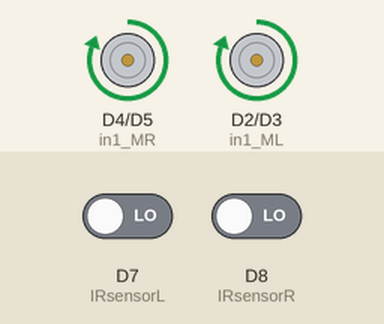
A sketch run on a simulated ESP8266 (NodeMCU). Shown: motor-driver pin pairs drawn as motors (green arrow = first pin HIGH = forward, orange = second pin HIGH = backward, longer = more drive, scaled by the enable pin). The test bench sets the inputs (shaded band); at power-on: D7 (IRsensorL) LOW, D8 (IRsensorR) LOW.

Above: at 1.2 s.
1.3 s: D7 (IRsensorL) driven HIGH
At 2.1 s:
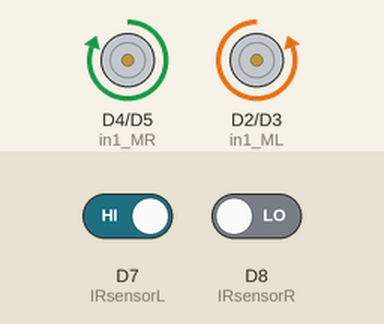
2.8 s: D8 (IRsensorR) driven HIGH
At 3.2 s:
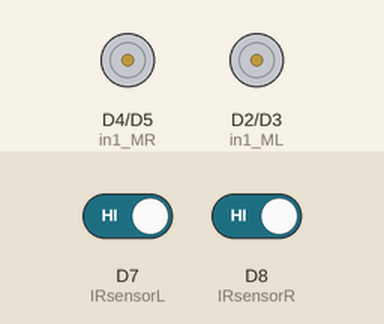
4.3 s: D7 (IRsensorL) driven LOW
At 5.5 s:
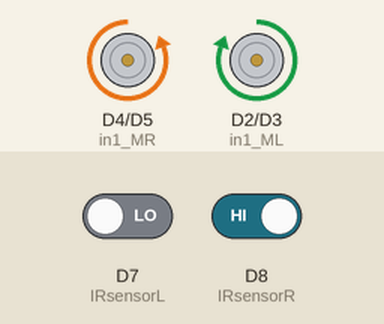
5.8 s: D8 (IRsensorR) driven LOW
At 6.7 s:
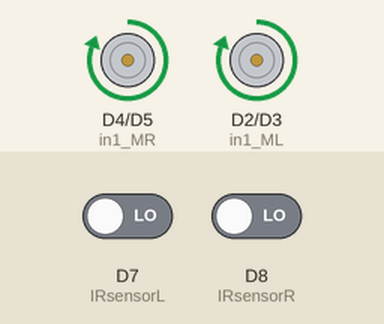
Timing chart, 0 to 8.3 s (numbered marks = the images above; inputs shaded):
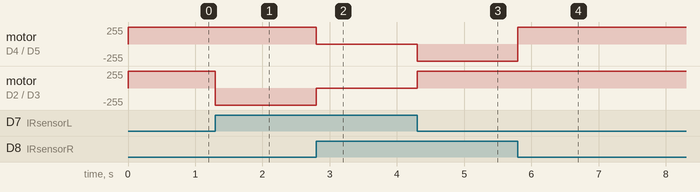

Measured:
- after the input at 1.3 s, motor on D2 (in1_ML) / D3 (in2_ML): forward 255/255 → backward 255/255 at once
- after the input at 2.8 s, motor on D4 (in1_MR) / D5 (in2_MR): forward 255/255 → stopped at once; motor on D2 (in1_ML) / D3 (in2_ML): backward 255/255 → stopped at once
- after the input at 4.3 s, motor on D4 (in1_MR) / D5 (in2_MR): stopped → backward 255/255 at once; motor on D2 (in1_ML) / D3 (in2_ML): stopped → forward 255/255 at once
- after the input at 5.8 s, motor on D4 (in1_MR) / D5 (in2_MR): backward 255/255 → forward 255/255 at once

The sketch:

Lab_7.2_solo.ino
```cpp
//#define BLYNK_TEMPLATE_ID "TMPLENiWR3X9"
//#define BLYNK_DEVICE_NAME "Supapon Quickstart Template"
//#define BLYNK_AUTH_TOKEN "UaVXsZNtzaFljyeXV-cJ52oEKgxQ5oJ9"
//
//#define BLYNK_TEMPLATE_ID "TMPLMAaYpiUk"
//#define BLYNK_DEVICE_NAME "SiripatsayaQuickstart Template"
//#define BLYNK_AUTH_TOKEN "e8w_d629E_9kVBSTpgpJECXnAdlesMhM"

#define BLYNK_TEMPLATE_ID "TMPLW6KvHQY_"
#define BLYNK_DEVICE_NAME "BlinkYears3"
#define BLYNK_AUTH_TOKEN "WrlqJJWkOhR_sFp2W2STg5THHc6zZhtv"

#define ADCPin A0
int ADCValue;
#define PWM_ML D1
#define in1_ML D2
#define in2_ML D3
#define in1_MR D4
#define in2_MR D5
#define PWM_MR D6
#define IRsensorL D7
#define IRsensorR D8
int Speed = 850;
int LsensorValue,RsensorValue;
#define BLYNK_PRINT Serial
#include <ESP8266WiFi.h>
#include <BlynkSimpleEsp8266.h>
char auth[] = "WrlqJJWkOhR_sFp2W2STg5THHc6zZhtv";
char ssid[] = "TOT_2.4 G";
char pass[] = "024967892";


void setup(){
  pinMode(PWM_ML, OUTPUT);
  pinMode(in1_ML , OUTPUT);
  pinMode(in2_ML , OUTPUT);
  pinMode(PWM_MR , OUTPUT);
  pinMode(in1_MR , OUTPUT);
  pinMode(in2_MR , OUTPUT);
  pinMode(IRsensorL , INPUT);
  pinMode(IRsensorR , INPUT);

}

void loop(){

  LsensorValue = digitalRead(IRsensorL);
  RsensorValue = digitalRead(IRsensorR);
  if(LsensorValue ==1 && RsensorValue ==0){
    TurnLeft();
  }
  else if(LsensorValue ==0 && RsensorValue ==1){
    TurnRight();
  }
   else if(LsensorValue ==0 && RsensorValue ==0){
    ForWard();
  }
  else{
    Stop();
  }

}

void ForWard()
{
  //เดินหน้า
  //สั้งให้มอเตอร์ขวา เดินหน้า
  digitalWrite(in1_ML, HIGH);
  digitalWrite(in2_ML ,LOW);
  analogWrite(PWM_ML, Speed);
  //สั่งให้มอเตอร์ซ้าย เดินหน้า
  digitalWrite(in1_MR, HIGH);
  digitalWrite(in2_MR, LOW);
  analogWrite(PWM_MR, Speed);
}
void TurnLeft()
{
  //หมุนซ้าย
  //สั่งให้มอเตอร์ขวา เดินหน้า
  digitalWrite(in1_ML, LOW);
  digitalWrite(in2_ML, HIGH);
  analogWrite(PWM_ML, Speed);
  //สั่งให้มอเตอร์ซ้าย ถอยหลัง
  digitalWrite(in1_MR, HIGH);
  digitalWrite(in2_MR, LOW);
  analogWrite(PWM_MR, Speed);
}
void TurnRight()
{
  //หมุนขวา
  //สั่งให้มอเตอร์ขวา ถอยหลัง
  digitalWrite(in1_ML , HIGH);
  digitalWrite(in2_ML , LOW);
  analogWrite(PWM_ML, Speed);
  //สั้งให้มอเตอร์ซ้าย เดินหน้า
  digitalWrite(in1_MR, LOW);
  digitalWrite(in2_MR, HIGH);
  analogWrite(PWM_MR , Speed);
}
void Stop()
{
  //สั่งให้มอเตอร์ตัวที่ 1 หยุด
  digitalWrite(in1_ML, LOW);
  digitalWrite(in2_ML , LOW);
  analogWrite(PWM_ML, 0);
  //สั้งให้มอเตอร์ตัวที่ 2 หยุด
  digitalWrite(in1_MR, LOW);
  digitalWrite(in2_MR, LOW);
  analogWrite(PWM_MR , 0);
}
```
